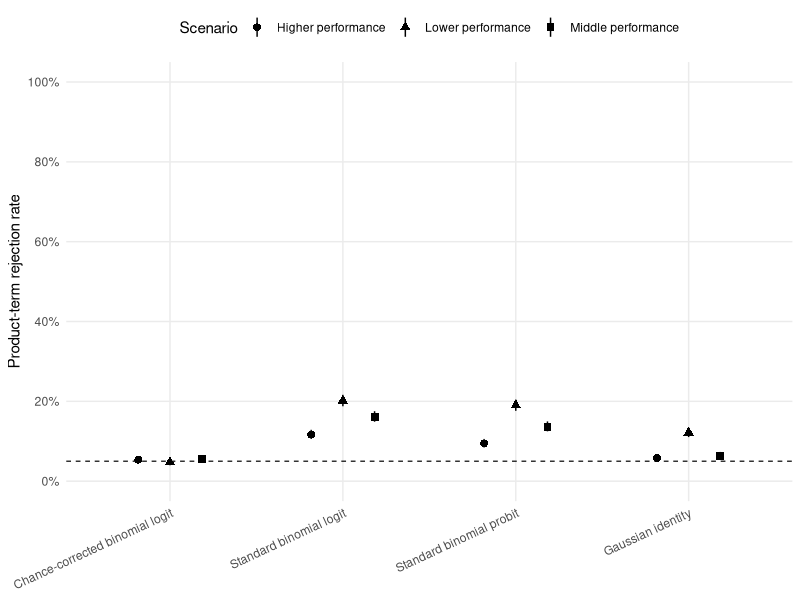
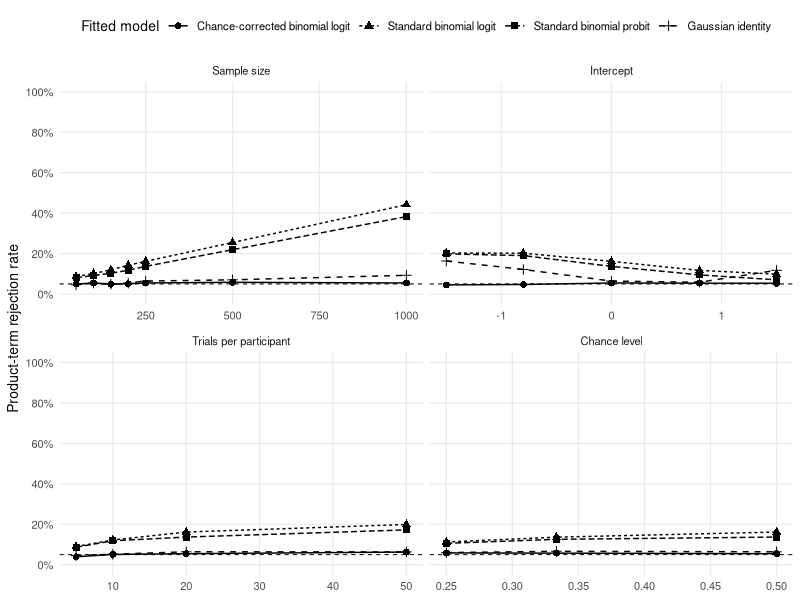
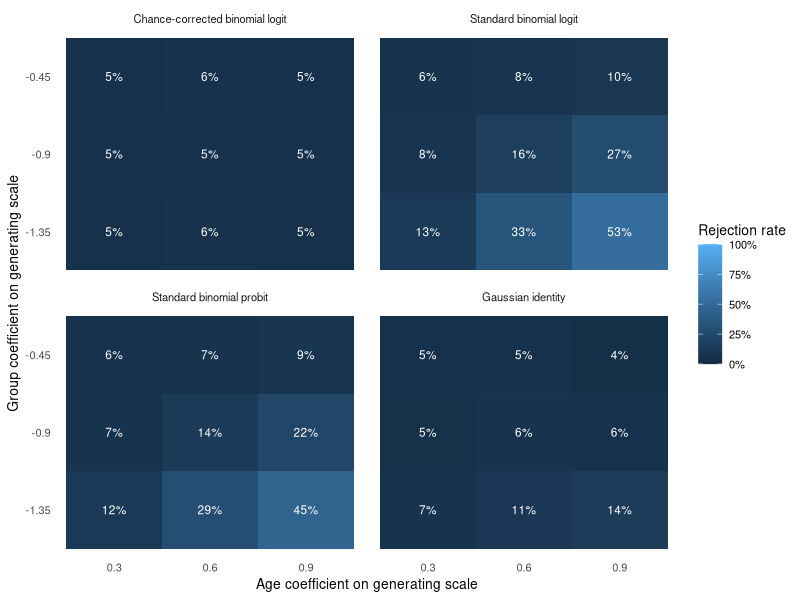
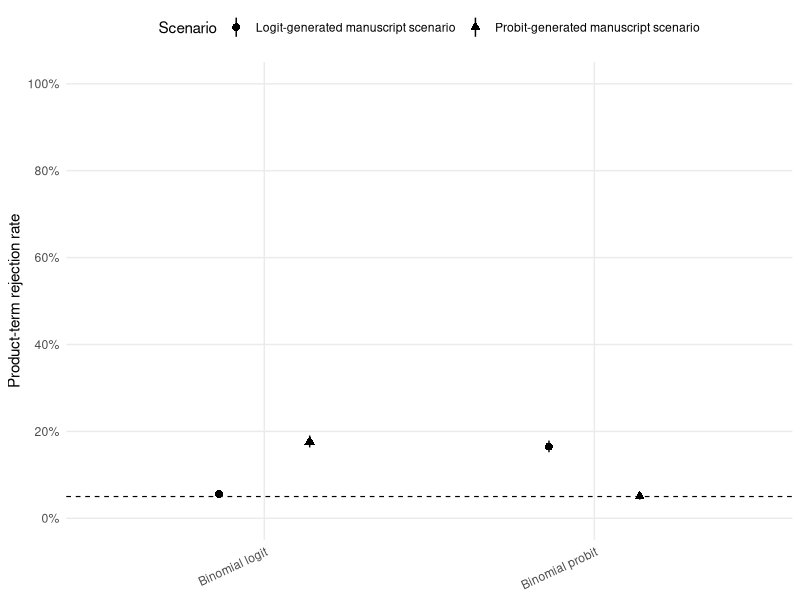
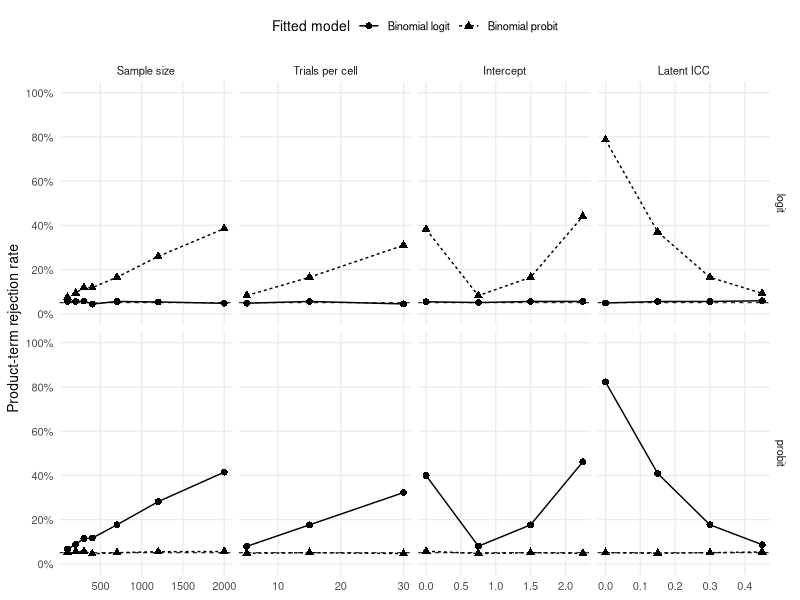
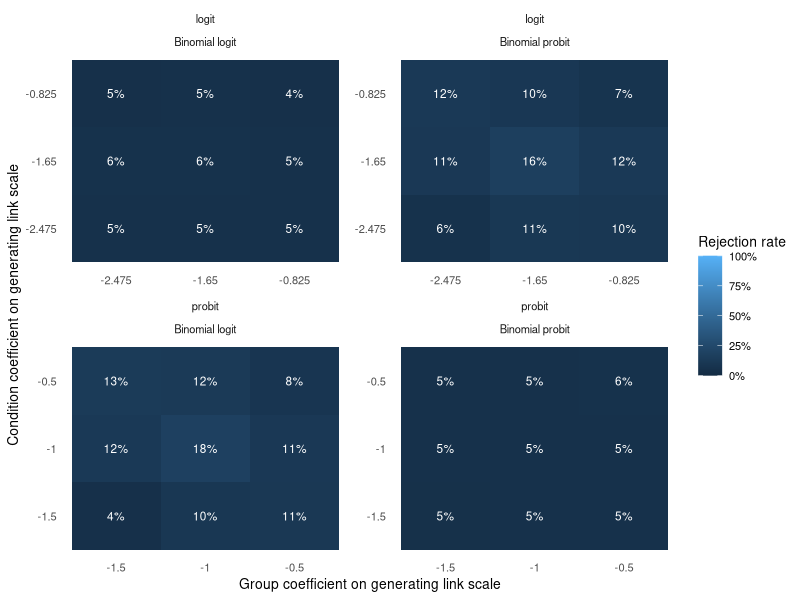
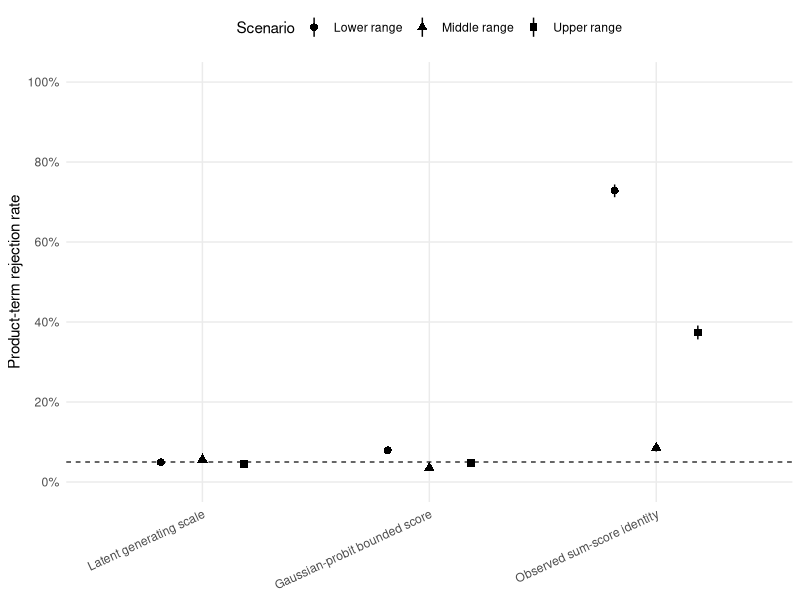
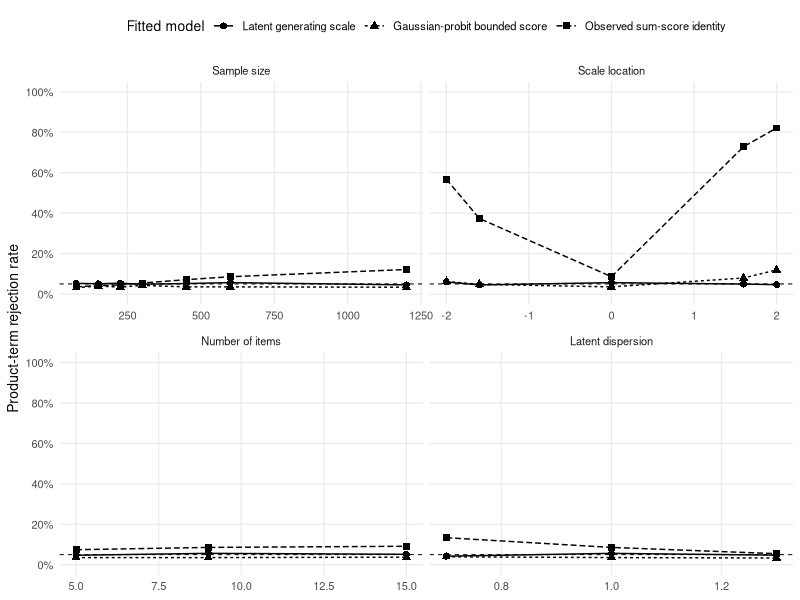

The R source for these figures, in order:
## ---- chunk 1
#| label: setup
#| include: false

library(ggplot2)
library(here)

core <- utils::read.csv(
  here("simulation-atlas/data/atlas-summary.csv"),
  stringsAsFactors = FALSE,
  check.names = FALSE
)

diagnostic <- utils::read.csv(
  here("simulation-atlas/data/diagnostic-atlas-summary.csv"),
  stringsAsFactors = FALSE,
  check.names = FALSE
)

grid <- utils::read.csv(
  here("simulation-atlas/data/scenario-grid.csv"),
  stringsAsFactors = FALSE,
  check.names = FALSE
)

pct <- function(x, digits = 1) {
  ifelse(
    is.finite(x),
    paste0(formatC(100 * x, format = "f", digits = digits), "%"),
    "--"
  )
}

num <- function(x, digits = 3) {
  ifelse(is.finite(x), formatC(x, format = "f", digits = digits), "--")
}

ci_text <- function(low, high, digits = 1) {
  paste0("[", pct(low, digits), ", ", pct(high, digits), "]")
}

# Slice identifiers are code-level values that use underscores. Underscores are
# unbreakable in the PDF tables, so display them with spaces instead.
slice_display <- function(x) gsub("_", " ", x, fixed = TRUE)

has_slice <- function(x, slice) {
  vapply(
    strsplit(ifelse(is.na(x), "", x), ";", fixed = TRUE),
    function(z) slice %in% z,
    logical(1)
  )
}

family_title <- c(
  forced_choice = "Simulation 1: Forced-choice accuracy and the non-zero chance floor",
  within_family = "Simulation 2: Within-family link choice, logit versus probit",
  sum_scores = "Simulation 3: Sum scores"
)

family_short <- c(
  forced_choice = "Forced-choice accuracy",
  within_family = "Logit vs probit",
  sum_scores = "Sum scores"
)

model_order <- list(
  forced_choice = c(
    "Chance-corrected binomial logit",
    "Standard binomial logit",
    "Standard binomial probit",
    "Gaussian identity"
  ),
  within_family = c("Binomial logit", "Binomial probit"),
  sum_scores = c(
    "Latent generating scale",
    "Gaussian-probit bounded score",
    "Observed sum-score identity"
  )
)

slice_specs <- list(
  forced_choice = data.frame(
    slice = c("sample_size", "scale_location", "trial_count", "chance_level"),
    label = c(
      "Sample size",
      "Intercept",
      "Trials per participant",
      "Chance level"
    ),
    variable = c("N", "beta_intercept", "k_trials", "chance"),
    xlab = c(
      "N",
      "Generating intercept",
      "Trials per participant",
      "Chance level"
    ),
    stringsAsFactors = FALSE
  ),
  within_family = data.frame(
    slice = c("sample_size", "trial_count", "latent_location", "icc"),
    label = c("Sample size", "Trials per cell", "Intercept", "Latent ICC"),
    variable = c(
      "n_subjects",
      "k_trials",
      "reference_beta_intercept",
      "target_icc"
    ),
    xlab = c(
      "Participants",
      "Trials per participant-condition cell",
      "Reference intercept",
      "Latent ICC"
    ),
    stringsAsFactors = FALSE
  ),
  sum_scores = data.frame(
    slice = c(
      "sample_size",
      "scale_location",
      "item_count",
      "latent_dispersion"
    ),
    label = c(
      "Sample size",
      "Scale location",
      "Number of items",
      "Latent dispersion"
    ),
    variable = c("N", "threshold_shift", "J", "theta_sd"),
    xlab = c("N", "Item-threshold shift", "Number of items", "Latent SD"),
    stringsAsFactors = FALSE
  )
)

family_rows <- function(family) {
  out <- core[core$family == family, , drop = FALSE]
  out$model_label <- factor(out$model_label, levels = model_order[[family]])
  out
}

anchor_rows <- function(family) {
  out <- family_rows(family)
  out[out$paper_anchor %in% TRUE, , drop = FALSE]
}

slice_rows <- function(family) {
  specs <- slice_specs[[family]]
  dat <- family_rows(family)
  pieces <- lapply(seq_len(nrow(specs)), function(i) {
    spec <- specs[i, ]
    keep <- has_slice(dat$slice_membership, spec$slice)
    out <- dat[keep, , drop = FALSE]
    out$slice_view <- spec$slice
    out$slice_label <- spec$label
    out$x_value <- suppressWarnings(as.numeric(out[[spec$variable]]))
    out$x_label <- spec$xlab
    out
  })
  do.call(rbind, pieces)
}

surface_rows <- function(family) {
  dat <- family_rows(family)
  dat[has_slice(dat$slice_membership, "main_effect_surface"), , drop = FALSE]
}

anchor_table <- function(family) {
  dat <- anchor_rows(family)
  out <- data.frame(
    Scenario = dat$scenario_label,
    `Generating link/scale` = dat$generating_link,
    `Fitted model/scale` = as.character(dat$model_label),
    `Rate type` = dat$rate_type,
    `Rejection rate` = pct(dat$rejection_rate_ok),
    `95% CI` = ci_text(dat$rejection_ci_low_ok, dat$rejection_ci_high_ok),
    `Deterministic pseudo-interaction` = num(
      dat$deterministic_pseudo_interaction
    ),
    check.names = FALSE
  )
  if (family == "forced_choice") {
    out <- cbind(
      out,
      `Flagged fits` = dat$n_fit_problem,
      `Fit-problem rate` = pct(dat$fit_problem_rate),
      `Apparent rejection rate among flagged fits` = pct(
        dat$rejection_rate_problem
      )
    )
  }
  rownames(out) <- NULL
  out
}

plot_anchor_rates <- function(family) {
  dat <- anchor_rows(family)
  dat$model_label <- factor(dat$model_label, levels = model_order[[family]])

  ggplot(
    dat,
    aes(
      x = model_label,
      y = rejection_rate_ok,
      ymin = rejection_ci_low_ok,
      ymax = rejection_ci_high_ok,
      group = scenario_label,
      shape = scenario_label
    )
  ) +
    geom_hline(yintercept = 0.05, linetype = "dashed", linewidth = 0.4) +
    geom_pointrange(position = position_dodge(width = 0.55)) +
    scale_y_continuous(
      limits = c(0, 1),
      breaks = seq(0, 1, by = 0.2),
      labels = function(x) paste0(round(100 * x), "%")
    ) +
    labs(
      x = NULL,
      y = "Product-term rejection rate",
      shape = "Scenario"
    ) +
    theme_minimal(base_size = 11) +
    theme(
      panel.grid.minor = element_blank(),
      axis.text.x = element_text(angle = 25, hjust = 1),
      legend.position = "top"
    )
}

plot_slice_rates <- function(family) {
  dat <- slice_rows(family)
  dat$model_label <- factor(dat$model_label, levels = model_order[[family]])
  dat$slice_label <- factor(
    dat$slice_label,
    levels = slice_specs[[family]]$label
  )

  p <- ggplot(
    dat,
    aes(
      x = x_value,
      y = rejection_rate_ok,
      group = model_label,
      linetype = model_label,
      shape = model_label
    )
  ) +
    geom_hline(yintercept = 0.05, linetype = "dashed", linewidth = 0.35) +
    geom_line() +
    geom_point(size = 2) +
    scale_y_continuous(
      limits = c(0, 1),
      breaks = seq(0, 1, by = 0.2),
      labels = function(x) paste0(round(100 * x), "%")
    ) +
    labs(
      x = NULL,
      y = "Product-term rejection rate",
      linetype = "Fitted model",
      shape = "Fitted model"
    ) +
    theme_minimal(base_size = 10) +
    theme(
      panel.grid.minor = element_blank(),
      legend.position = "top"
    )

  if (family == "within_family") {
    p + facet_grid(generating_link ~ slice_label, scales = "free_x")
  } else {
    p + facet_wrap(~slice_label, scales = "free_x", ncol = 2)
  }
}

slice_range_table <- function(family) {
  dat <- slice_rows(family)
  key <- interaction(
    dat$slice_label,
    dat$generating_link,
    dat$model_label,
    drop = TRUE
  )
  split_dat <- split(dat, key)

  rows <- lapply(split_dat, function(x) {
    data.frame(
      Slice = x$slice_label[1],
      `Generating link/scale` = x$generating_link[1],
      `Fitted model/scale` = as.character(x$model_label[1]),
      `Minimum rejection rate` = pct(min(x$rejection_rate_ok, na.rm = TRUE)),
      `Maximum rejection rate` = pct(max(x$rejection_rate_ok, na.rm = TRUE)),
      check.names = FALSE
    )
  })

  out <- do.call(rbind, rows)
  rownames(out) <- NULL
  out
}

coefficient_values_text <- function(
  family,
  variable,
  generating_link = NULL,
  digits = 3
) {
  dat <- surface_rows(family)
  if (!is.null(generating_link)) {
    dat <- dat[dat$generating_link == generating_link, , drop = FALSE]
  }
  values <- sort(unique(dat[[variable]][is.finite(dat[[variable]])]))
  paste(formatC(values, format = "f", digits = digits), collapse = ", ")
}

main_effect_coefficient_table <- function() {
  rows <- list(
    data.frame(
      `Manuscript case` = "Simulation 1: Forced-choice accuracy",
      `Generating link/scale` = "Chance-corrected logit",
      `First main effect` = "Age coefficient",
      `Coefficient values` = coefficient_values_text(
        "forced_choice",
        "beta_age",
        digits = 2
      ),
      `Second main effect` = "Group coefficient",
      `Coefficient values 2` = coefficient_values_text(
        "forced_choice",
        "beta_group",
        digits = 2
      ),
      check.names = FALSE
    ),
    data.frame(
      `Manuscript case` = "Simulation 2: Logit vs probit",
      `Generating link/scale` = "Logit",
      `First main effect` = "Group coefficient",
      `Coefficient values` = coefficient_values_text(
        "within_family",
        "beta_group",
        "logit",
        digits = 3
      ),
      `Second main effect` = "Condition coefficient",
      `Coefficient values 2` = coefficient_values_text(
        "within_family",
        "beta_condition",
        "logit",
        digits = 3
      ),
      check.names = FALSE
    ),
    data.frame(
      `Manuscript case` = "Simulation 2: Logit vs probit",
      `Generating link/scale` = "Probit",
      `First main effect` = "Group coefficient",
      `Coefficient values` = coefficient_values_text(
        "within_family",
        "beta_group",
        "probit",
        digits = 2
      ),
      `Second main effect` = "Condition coefficient",
      `Coefficient values 2` = coefficient_values_text(
        "within_family",
        "beta_condition",
        "probit",
        digits = 2
      ),
      check.names = FALSE
    ),
    data.frame(
      `Manuscript case` = "Simulation 3: Sum scores",
      `Generating link/scale` = "Latent generating scale",
      `First main effect` = "Predictor coefficient",
      `Coefficient values` = coefficient_values_text(
        "sum_scores",
        "beta_x",
        digits = 3
      ),
      `Second main effect` = "Group coefficient",
      `Coefficient values 2` = coefficient_values_text(
        "sum_scores",
        "beta_group",
        digits = 2
      ),
      check.names = FALSE
    )
  )
  out <- do.call(rbind, rows)
  names(out)[4] <- "First coefficient values"
  names(out)[6] <- "Second coefficient values"
  rownames(out) <- NULL
  out
}

plot_surface <- function(family) {
  dat <- surface_rows(family)
  dat$model_label <- factor(dat$model_label, levels = model_order[[family]])

  if (family == "forced_choice") {
    dat$surface_x <- factor(dat$beta_age, levels = sort(unique(dat$beta_age)))
    dat$surface_y <- factor(
      dat$beta_group,
      levels = sort(unique(dat$beta_group))
    )
    xlab <- "Age coefficient on generating scale"
    ylab <- "Group coefficient on generating scale"
  } else if (family == "within_family") {
    dat$surface_x <- factor(
      dat$beta_group,
      levels = sort(unique(dat$beta_group))
    )
    dat$surface_y <- factor(
      dat$beta_condition,
      levels = sort(unique(dat$beta_condition))
    )
    xlab <- "Group coefficient on generating link scale"
    ylab <- "Condition coefficient on generating link scale"
  } else {
    dat$surface_x <- factor(dat$beta_x, levels = sort(unique(dat$beta_x)))
    dat$surface_y <- factor(
      dat$beta_group,
      levels = sort(unique(dat$beta_group))
    )
    xlab <- "Predictor coefficient on latent generating scale"
    ylab <- "Group coefficient on latent generating scale"
  }

  p <- ggplot(
    dat,
    aes(
      x = surface_x,
      y = surface_y,
      fill = rejection_rate_ok
    )
  ) +
    geom_tile() +
    geom_text(
      aes(label = paste0(round(100 * rejection_rate_ok), "%")),
      size = 3,
      colour = "white"
    ) +
    scale_fill_gradient(
      limits = c(0, 1),
      breaks = seq(0, 1, by = 0.25),
      labels = function(x) paste0(round(100 * x), "%")
    ) +
    labs(
      x = xlab,
      y = ylab,
      fill = "Rejection rate"
    ) +
    theme_minimal(base_size = 10) +
    theme(panel.grid = element_blank(), legend.position = "right")

  if (family == "within_family") {
    p +
      facet_wrap(vars(generating_link, model_label), ncol = 2, scales = "free")
  } else {
    p + facet_wrap(~model_label)
  }
}

rate_range <- function(family, model = NULL, rate_type = NULL) {
  dat <- family_rows(family)
  if (!is.null(model)) {
    dat <- dat[as.character(dat$model_label) == model, , drop = FALSE]
  }
  if (!is.null(rate_type)) {
    dat <- dat[dat$rate_type == rate_type, , drop = FALSE]
  }
  range(dat$rejection_rate_ok, na.rm = TRUE)
}

rate_range_text <- function(...) {
  r <- rate_range(...)
  paste0(pct(r[1]), " to ", pct(r[2]))
}

# Compact scenario-level appendix. Keep only columns needed to reconstruct the
# scientific result without reproducing the wide machine-readable CSV.
compact_core_table <- function(family) {
  dat <- family_rows(family)
  out <- data.frame(
    ID = dat$scenario_id,
    Slice = slice_display(dat$slice),
    Scenario = dat$scenario_label,
    `Generating link/scale` = dat$generating_link,
    `Fitted model/scale` = as.character(dat$model_label),
    `Rejection rate` = pct(dat$rejection_rate_ok),
    `Deterministic pseudo-interaction` = num(
      dat$deterministic_pseudo_interaction
    ),
    check.names = FALSE
  )
  if (family == "forced_choice") {
    out <- cbind(
      out,
      `Fit-problem rate` = pct(dat$fit_problem_rate),
      `Apparent rejection rate among flagged fits` = pct(
        dat$rejection_rate_problem
      )
    )
  }
  rownames(out) <- NULL
  out
}

report_kable <- function(x, align = NULL, long = FALSE, ...) {
  if (long && knitr::is_latex_output()) {
    knitr::kable(x, align = align, longtable = TRUE, ...)
  } else {
    knitr::kable(x, align = align, ...)
  }
}

# Diagnostic helpers -------------------------------------------------------

diagnostic_family_title <- c(
  forced_choice = "Forced-choice chance-floor case",
  within_family = "Probit-generated, logit-fitted case"
)

diagnostic_expand_slices <- function(dat) {
  pieces <- list()
  counter <- 1L

  for (slice in c("sample_size", "severity")) {
    keep <- has_slice(dat$diagnostic_slice_membership, slice)
    out <- dat[keep, , drop = FALSE]
    if (!nrow(out)) {
      next
    }

    out$slice_view <- slice
    out$slice_label <- if (slice == "sample_size") {
      "Sample size"
    } else {
      "Intercept"
    }
    out$x_value <- NA_real_

    if (slice == "sample_size") {
      out$x_value[out$family == "forced_choice"] <- out$N[
        out$family == "forced_choice"
      ]
      out$x_value[out$family == "within_family"] <- out$n_subjects[
        out$family == "within_family"
      ]
    } else {
      out$x_value[out$family == "forced_choice"] <- out$beta_intercept[
        out$family == "forced_choice"
      ]
      out$x_value[
        out$family == "within_family"
      ] <- out$reference_beta_intercept[out$family == "within_family"]
    }

    pieces[[counter]] <- out
    counter <- counter + 1L
  }

  do.call(rbind, pieces)
}

make_diagnostic_plot_data <- function() {
  base <- diagnostic[
    diagnostic$family %in% c("forced_choice", "within_family"),
    ,
    drop = FALSE
  ]
  dat <- diagnostic_expand_slices(base)
  dat$family_label <- unname(diagnostic_family_title[dat$family])

  # One pseudo-interaction row per scenario within each slice. The manuscript
  # anchor belongs to both sensitivity slices and is therefore shown in both.
  pseudo_key <- interaction(dat$scenario_id, dat$slice_view, drop = TRUE)
  pseudo <- dat[
    !duplicated(pseudo_key),
    c(
      "scenario_id",
      "family",
      "family_label",
      "slice_label",
      "x_value",
      "pseudo_interaction_detection_rate",
      "pseudo_interaction_ci_low",
      "pseudo_interaction_ci_high"
    )
  ]
  names(pseudo)[names(pseudo) == "pseudo_interaction_detection_rate"] <- "rate"
  names(pseudo)[names(pseudo) == "pseudo_interaction_ci_low"] <- "low"
  names(pseudo)[names(pseudo) == "pseudo_interaction_ci_high"] <- "high"
  pseudo$quantity <- "Pseudo-interaction detection"

  # Retain diagnostics that were used for the relevant scenario.
  checks <- dat[
    dat$applicable %in% TRUE & dat$computed %in% TRUE,
    ,
    drop = FALSE
  ]
  checks <- checks[, c(
    "scenario_id",
    "family",
    "family_label",
    "slice_label",
    "x_value",
    "diagnostic",
    "detection_rate",
    "detection_ci_low",
    "detection_ci_high"
  )]
  names(checks)[names(checks) == "detection_rate"] <- "rate"
  names(checks)[names(checks) == "detection_ci_low"] <- "low"
  names(checks)[names(checks) == "detection_ci_high"] <- "high"
  names(checks)[names(checks) == "diagnostic"] <- "quantity"

  common <- c(
    "scenario_id",
    "family",
    "family_label",
    "slice_label",
    "x_value",
    "quantity",
    "rate",
    "low",
    "high"
  )
  rbind(pseudo[, common], checks[, common])
}

plot_diagnostic_atlas <- function() {
  dat <- make_diagnostic_plot_data()

  ggplot(
    dat,
    aes(
      x = x_value,
      y = rate,
      group = quantity,
      linetype = quantity,
      shape = quantity
    )
  ) +
    geom_line() +
    geom_point(size = 2) +
    scale_y_continuous(
      limits = c(0, 1),
      breaks = seq(0, 1, by = 0.2),
      labels = function(x) paste0(round(100 * x), "%")
    ) +
    facet_grid(family_label ~ slice_label, scales = "free_x") +
    labs(
      x = NULL,
      y = "Detection / selection rate",
      linetype = NULL,
      shape = NULL
    ) +
    theme_minimal(base_size = 10) +
    theme(panel.grid.minor = element_blank(), legend.position = "top")
}

aic_table <- function() {
  base <- diagnostic[
    diagnostic$family %in%
      c("forced_choice", "within_family") &
      diagnostic$diagnostic == "AIC favors generating link",
    ,
    drop = FALSE
  ]
  dat <- diagnostic_expand_slices(base)

  setting_value <- ifelse(
    dat$slice_label == "Sample size",
    formatC(dat$x_value, format = "f", digits = 0),
    formatC(dat$x_value, format = "f", digits = 2)
  )

  out <- data.frame(
    Case = unname(diagnostic_family_title[dat$family]),
    Setting = paste0(dat$slice_label, " = ", setting_value),
    `Pseudo-interaction detection` = pct(dat$pseudo_interaction_detection_rate),
    `AIC favors generating link` = pct(dat$detection_rate),
    `Median delta AIC` = num(dat$aic_delta_median, 2),
    `Delta AIC IQR` = paste0(
      "[",
      num(dat$aic_delta_q25, 2),
      ", ",
      num(dat$aic_delta_q75, 2),
      "]"
    ),
    `Absolute delta AIC < 2` = pct(dat$aic_delta_within_two_rate),
    check.names = FALSE
  )

  rownames(out) <- NULL
  out
}

diagnostic_used_table <- function() {
  dat <- diagnostic[
    diagnostic$family %in%
      c("forced_choice", "within_family") &
      diagnostic$applicable %in% TRUE &
      diagnostic$computed %in% TRUE,
    ,
    drop = FALSE
  ]
  parts <- split(dat, dat$family)
  out <- do.call(
    rbind,
    lapply(parts, function(x) {
      data.frame(
        `Diagnostic case` = unname(diagnostic_family_title[x$family[1]]),
        `Diagnostics used` = paste(unique(x$diagnostic), collapse = "; "),
        stringsAsFactors = FALSE,
        check.names = FALSE
      )
    })
  )
  rownames(out) <- NULL
  out
}

calibration_table <- function() {
  base <- diagnostic[
    diagnostic$family %in%
      c("forced_choice", "within_family") &
      diagnostic$applicable %in% TRUE &
      diagnostic$computed %in% TRUE &
      diagnostic$diagnostic != "AIC favors generating link",
    ,
    drop = FALSE
  ]
  dat <- diagnostic_expand_slices(base)

  setting_value <- ifelse(
    dat$slice_label == "Sample size",
    formatC(dat$x_value, format = "f", digits = 0),
    formatC(dat$x_value, format = "f", digits = 2)
  )

  out <- data.frame(
    Case = unname(diagnostic_family_title[dat$family]),
    Setting = paste0(dat$slice_label, " = ", setting_value),
    Diagnostic = dat$diagnostic,
    `Wrong-link flagging` = pct(dat$detection_rate),
    `Correct-link flagging` = pct(dat$correct_link_flag_rate),
    check.names = FALSE
  )

  rownames(out) <- NULL
  out
}

scenario_counts <- table(grid$family)
## ---- chunk 2
#| label: tbl-atlas-design
#| tbl-cap: "Structure of the simulation atlas. Each family contains reference scenarios plus prespecified sensitivity slices."

design_table <- data.frame(
  `Manuscript case` = c(
    "Simulation 1: Forced-choice accuracy",
    "Simulation 2: Logit vs probit",
    "Simulation 3: Sum scores"
  ),
  `Generating scenarios` = c(
    scenario_counts[["forced_choice"]],
    scenario_counts[["within_family"]],
    scenario_counts[["sum_scores"]]
  ),
  `Sensitivity slices` = c(
    "Main effects; sample size; intercept; trials; chance level",
    "Main effects; sample size; trials; intercept; ICC",
    "Main effects; sample size; scale location; item count; latent dispersion"
  ),
  check.names = FALSE
)

knitr::kable(design_table, align = c("l", "r", "l"))
## ---- chunk 3
#| label: tbl-atlas-main-effect-coefficients
#| tbl-cap: "Generating-scale coefficients used in the main-effect surfaces. Coefficients are reported on the scale that generated each scenario."

knitr::kable(
  main_effect_coefficient_table(),
  align = c("l", "l", "l", "l", "l", "l")
)
## ---- chunk 4
#| label: fig-atlas-fc-anchor
#| fig-cap: "Forced-choice reference scenarios. The product term is zero on the conditional chance-corrected-logit generating scale. Rates use fits passing the minimal fit-quality checks. The dashed line marks alpha = .05."
#| fig-width: 8
#| fig-height: 4.8

plot_anchor_rates("forced_choice")
## ---- chunk 5
#| label: tbl-atlas-fc-anchor
#| tbl-cap: "Forced-choice reference scenarios. The deterministic pseudo-interaction is evaluated on each fitted scale before sampling."

knitr::kable(
  anchor_table("forced_choice"),
  align = c("l", "l", "l", "l", "r", "r", "r", "r", "r", "r")
)
## ---- chunk 6
#| label: fig-atlas-fc-slices
#| fig-cap: "Forced-choice sensitivity slices. One parameter varies at a time around the central reference scenario. The dashed line marks alpha = .05."
#| fig-width: 9
#| fig-height: 7

plot_slice_rates("forced_choice")
## ---- chunk 7
#| label: tbl-atlas-fc-slice-ranges
#| tbl-cap: "Range of rejection rates across each forced-choice sensitivity slice."

knitr::kable(
  slice_range_table("forced_choice"),
  align = c("l", "l", "l", "r", "r")
)
## ---- chunk 8
#| label: fig-atlas-fc-surface
#| fig-cap: "Forced-choice main-effect surface. Axes report the age and group coefficients on the chance-corrected logit generating scale. Cell labels are product-term rejection rates."
#| fig-width: 9
#| fig-height: 5.8

plot_surface("forced_choice")
## ---- chunk 9
#| label: fig-atlas-wf-anchor
#| fig-cap: "Logit-probit reference scenarios. The product term is zero on the generating link scale. The dashed line marks alpha = .05."
#| fig-width: 8
#| fig-height: 4.8

plot_anchor_rates("within_family")
## ---- chunk 10
#| label: tbl-atlas-wf-anchor
#| tbl-cap: "Within-family reference scenarios for logit and probit generating links."

knitr::kable(
  anchor_table("within_family"),
  align = c("l", "l", "l", "l", "r", "r", "r")
)
## ---- chunk 11
#| label: fig-atlas-wf-slices
#| fig-cap: "Logit-probit sensitivity slices. Rows identify the generating link. Within each panel the fitted logit and probit models are compared as one parameter varies around the reference scenario."
#| fig-width: 10
#| fig-height: 7

plot_slice_rates("within_family")
## ---- chunk 12
#| label: tbl-atlas-wf-slice-ranges
#| tbl-cap: "Range of rejection rates across each within-family sensitivity slice."

knitr::kable(
  slice_range_table("within_family"),
  align = c("l", "l", "l", "r", "r")
)
## ---- chunk 13
#| label: fig-atlas-wf-surface
#| fig-cap: "Within-family main-effect surfaces. Axes report the group and condition coefficients on each generating-link scale. Panels identify the generating and fitted links. Cell labels are product-term rejection rates."
#| fig-width: 8.5
#| fig-height: 6.5

plot_surface("within_family")
## ---- chunk 14
#| label: fig-atlas-ss-anchor
#| fig-cap: "Sum-score reference scenarios. The product term is zero on the latent generating scale. The dashed line marks alpha = .05."
#| fig-width: 8
#| fig-height: 4.8

plot_anchor_rates("sum_scores")
## ---- chunk 15
#| label: tbl-atlas-ss-anchor
#| tbl-cap: "Sum-score reference scenarios. The latent generating scale is available only in simulation."

knitr::kable(
  anchor_table("sum_scores"),
  align = c("l", "l", "l", "l", "r", "r", "r")
)
## ---- chunk 16
#| label: fig-atlas-ss-slices
#| fig-cap: "Sum-score sensitivity slices. One parameter varies at a time around the central reference scenario. The dashed line marks alpha = .05."
#| fig-width: 9
#| fig-height: 7

plot_slice_rates("sum_scores")
## ---- chunk 17
#| label: tbl-atlas-ss-slice-ranges
#| tbl-cap: "Range of rejection rates across each sum-score sensitivity slice."

knitr::kable(
  slice_range_table("sum_scores"),
  align = c("l", "l", "l", "r", "r")
)
## ---- chunk 18
#| label: fig-atlas-ss-surface
#| fig-cap: "Sum-score main-effect surface. Axes report the predictor and group coefficients on the latent generating scale. Cell labels are product-term rejection rates."
#| fig-width: 8.5
#| fig-height: 5.8

plot_surface("sum_scores")
## ---- chunk 19
#| label: tbl-atlas-diagnostic-status
#| tbl-cap: "Diagnostics used for each diagnostic case."

knitr::kable(diagnostic_used_table(), align = c("l", "l"))
## ---- chunk 20
#| label: fig-atlas-diagnostics
#| fig-cap: "Diagnostic atlas. Pseudo-interaction detection is shown together with each diagnostic or candidate-model comparison. Sample-size and scale-location slices are shown separately."
#| fig-width: 10
#| fig-height: 7

plot_diagnostic_atlas()
## ---- chunk 21
#| label: tbl-atlas-aic
#| tbl-cap: "AIC comparison across the diagnostic atlas. Positive delta AIC favors the generating link. The within-two column reports the proportion of finite comparisons with absolute delta AIC below 2."

knitr::kable(aic_table(), align = c("l", "l", "r", "r", "r", "r", "r"))
## ---- chunk 22
#| label: tbl-atlas-fc-full
#| tbl-cap: "Scenario-level results for the forced-choice atlas."

report_kable(
  compact_core_table("forced_choice"),
  align = c("l", "l", "l", "l", "l", "r", "r", "r", "r"),
  long = TRUE
)
## ---- chunk 23
#| label: tbl-atlas-wf-full
#| tbl-cap: "Scenario-level results for the within-family logit-probit atlas."

report_kable(
  compact_core_table("within_family"),
  align = c("l", "l", "l", "l", "l", "r", "r"),
  long = TRUE
)
## ---- chunk 24
#| label: tbl-atlas-ss-full
#| tbl-cap: "Scenario-level results for the sum-score atlas."

report_kable(
  compact_core_table("sum_scores"),
  align = c("l", "l", "l", "l", "l", "r", "r"),
  long = TRUE
)
## ---- chunk 25
#| label: tbl-atlas-diagnostic-calibration
#| tbl-cap: "Flagging rates of each applicable DHARMa and Pregibon-style check under the misspecified link and under the generating link, in the same simulated datasets. The generating-link column is the calibration reference."

report_kable(
  calibration_table(),
  align = c("l", "l", "l", "r", "r"),
  long = TRUE
)
